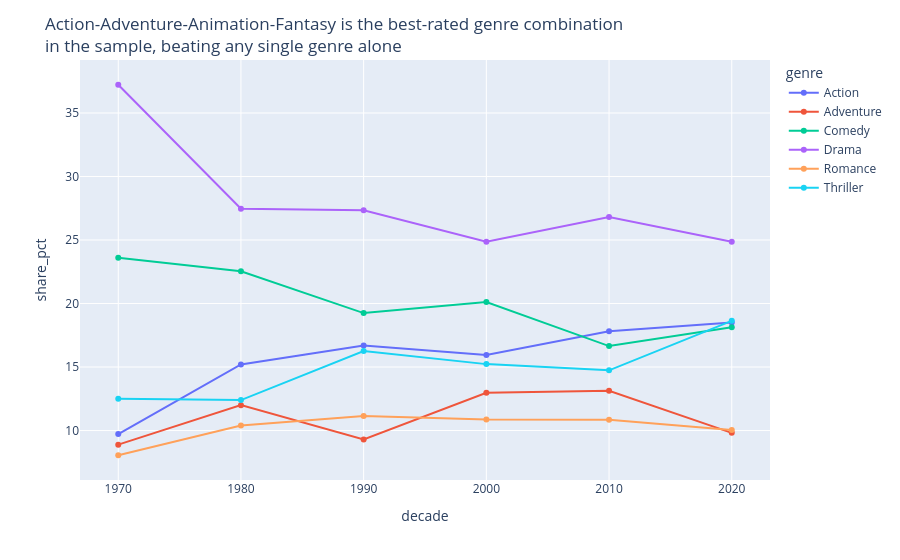

Notebook cell for this chart:
### Markdown cell above
### Chart 3 — Line chart, genre share of top films by decade

### Code cell
top_genres = movies_with_genres_df["genre"].value_counts().head(6).index.tolist()  # .index extracts just the genre names from value_counts(), not the counts
sub = movies_with_genres_df[
    movies_with_genres_df["genre"].isin(top_genres)  # .isin() returns True/False for each row, checking if its genre is in top_genres
    & (movies_with_genres_df["decade"] >= 1970)
]
counts = (
    sub.groupby(["decade", "genre"])
       .size()
       .rename("n")  # names the unnamed count column from .size() so it can be referenced as "n"
       .reset_index()  # turns the multi-level (decade, genre) index back into regular columns
)
counts["share_pct"] = (
    100 * counts["n"]
    / counts.groupby("decade")["n"].transform("sum")  # .transform("sum") sums "n" per decade but keeps one row per original row, so it can be divided row-by-row
)
fig3 = px.line(counts, x="decade", y="share_pct", color="genre", markers=True)
fig3.update_layout(
    title="Action-Adventure-Animation-Fantasy is the best-rated genre combination<br>in the sample, beating any single genre alone"
)
fig3.write_html("../docs/charts/finding3_genre_share_by_decade.html", include_plotlyjs="cdn", full_html=True)
fig3.show()

### Figure 1 — Plotly figure (JSON) as saved in the notebook; plotly's stock layout.template omitted (floating-point values rounded to 4 significant figures)
{"data": [{"hovertemplate": "genre=Action<br>decade=%{x}<br>share_pct=%{y}<extra></extra>", "legendgroup": "Action", "line": {"color": "#636efa", "dash": "solid"}, "marker": {"symbol": "circle"}, "mode": "lines+markers", "name": "Action", "orientation": "v", "showlegend": true, "type": "scatter", "x": [1970, 1980, 1990, 2000, 2010, 2020], "xaxis": "x", "y": [9.722, 15.2, 16.69, 15.95, 17.81, 18.51], "yaxis": "y"}, {"hovertemplate": "genre=Adventure<br>decade=%{x}<br>share_pct=%{y}<extra></extra>", "legendgroup": "Adventure", "line": {"color": "#EF553B", "dash": "solid"}, "marker": {"symbol": "circle"}, "mode": "lines+markers", "name": "Adventure", "orientation": "v", "showlegend": true, "type": "scatter", "x": [1970, 1980, 1990, 2000, 2010, 2020], "xaxis": "x", "y": [8.889, 12.0, 9.304, 12.98, 13.14, 9.821], "yaxis": "y"}, {"hovertemplate": "genre=Comedy<br>decade=%{x}<br>share_pct=%{y}<extra></extra>", "legendgroup": "Comedy", "line": {"color": "#00cc96", "dash": "solid"}, "marker": {"symbol": "circle"}, "mode": "lines+markers", "name": "Comedy", "orientation": "v", "showlegend": true, "type": "scatter", "x": [1970, 1980, 1990, 2000, 2010, 2020], "xaxis": "x", "y": [23.61, 22.53, 19.25, 20.11, 16.65, 18.13], "yaxis": "y"}, {"hovertemplate": "genre=Drama<br>decade=%{x}<br>share_pct=%{y}<extra></extra>", "legendgroup": "Drama", "line": {"color": "#ab63fa", "dash": "solid"}, "marker": {"symbol": "circle"}, "mode": "lines+markers", "name": "Drama", "orientation": "v", "showlegend": true, "type": "scatter", "x": [1970, 1980, 1990, 2000, 2010, 2020], "xaxis": "x", "y": [37.22, 27.47, 27.34, 24.86, 26.82, 24.87], "yaxis": "y"}, {"hovertemplate": "genre=Romance<br>decade=%{x}<br>share_pct=%{y}<extra></extra>", "legendgroup": "Romance", "line": {"color": "#FFA15A", "dash": "solid"}, "marker": {"symbol": "circle"}, "mode": "lines+markers", "name": "Romance", "orientation": "v", "showlegend": true, "type": "scatter", "x": [1970, 1980, 1990, 2000, 2010, 2020], "xaxis": "x", "y": [8.056, 10.4, 11.15, 10.87, 10.85, 10.04], "yaxis": "y"}, {"hovertemplate": "genre=Thriller<br>decade=%{x}<br>share_pct=%{y}<extra></extra>", "legendgroup": "Thriller", "line": {"color": "#19d3f3", "dash": "solid"}, "marker": {"symbol": "circle"}, "mode": "lines+markers", "name": "Thriller", "orientation": "v", "showlegend": true, "type": "scatter", "x": [1970, 1980, 1990, 2000, 2010, 2020], "xaxis": "x", "y": [12.5, 12.4, 16.26, 15.23, 14.74, 18.63], "yaxis": "y"}], "layout": {"legend": {"title": {"text": "genre"}, "tracegroupgap": 0}, "margin": {"t": 60}, "title": {"text": "Action-Adventure-Animation-Fantasy is the best-rated genre combination<br>in the sample, beating any single genre alone"}, "xaxis": {"anchor": "y", "domain": [0, 1], "title": {"text": "decade"}}, "yaxis": {"anchor": "x", "domain": [0, 1], "title": {"text": "share_pct"}}}}
